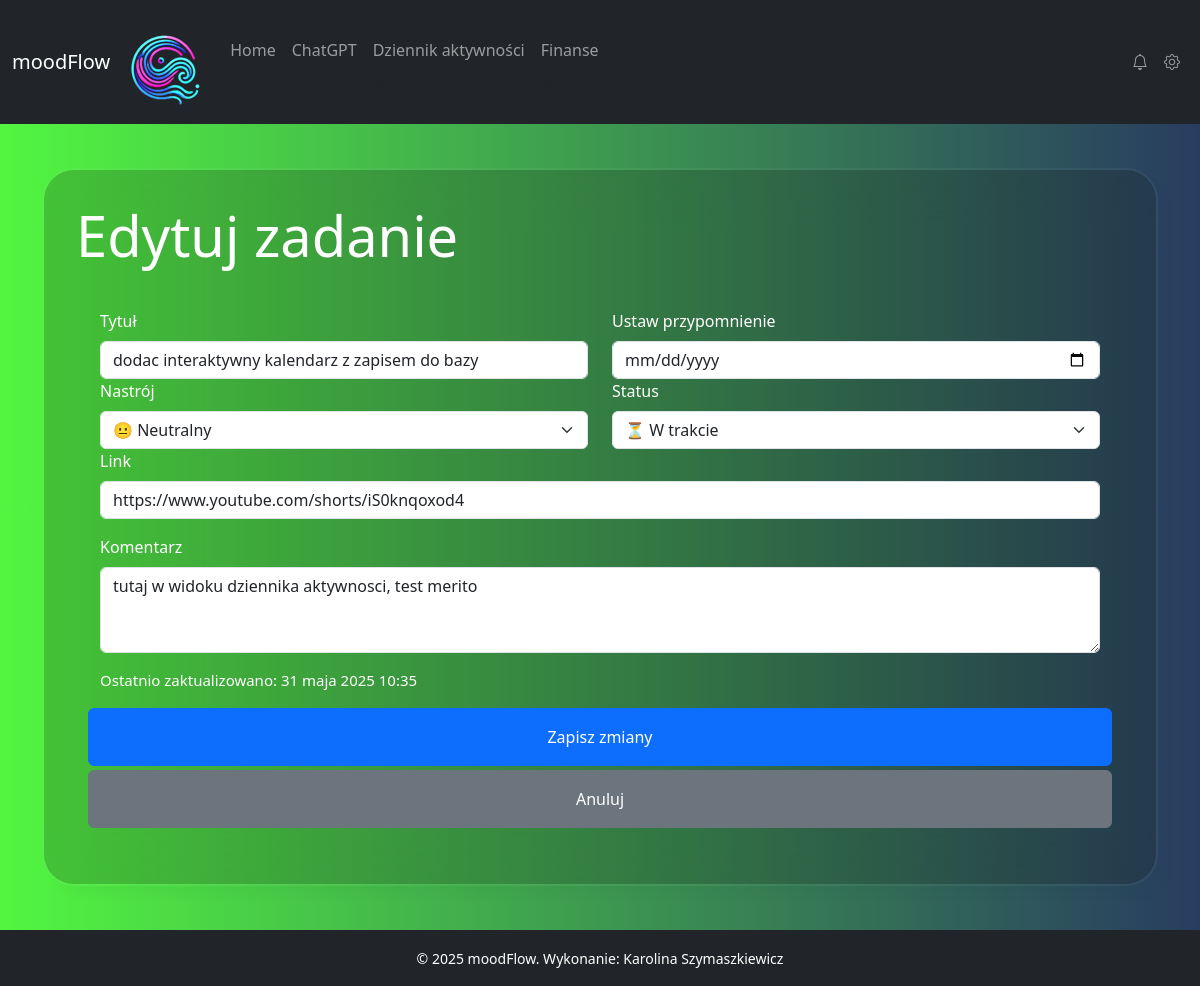
/edit/28/, run on the app's committed database.
### myapp/models.py (models this page shows, shortened)
class Task(models.Model):
    title = models.CharField(max_length=255)
    comment = models.TextField(blank=True, null=True)
    url = models.URLField(null=True, blank=True)
    mood_choice = models.CharField(choices=MOOD_CHOICES, max_length=20, default="neutral")
    status = models.CharField(choices=IDEA_STATUS, max_length=30, default="pending")
    created_at = models.DateTimeField(auto_now_add=True)
    updated_at = models.DateTimeField(null=True, blank=True)
    done_at = models.DateTimeField(null=True, blank=True)
    class Meta:
        verbose_name = "Zadanie"
        verbose_name_plural = "Zadania w dzienniku"
        ordering = ['created_at']

### myapp/views.py (the view)
# urls.py: path('edit/<int:task_id>/', edit_task, name='edit_task'),  # Edycja zadania
def edit_task(request, task_id):
    task = get_object_or_404(Task, id=task_id)
    if request.method == "POST":
        form = TaskForm(request.POST, instance=task)
        if form.is_valid():
            task = form.save(commit=False)
            task.updated_at = timezone.now()
            task.save()
            return redirect("todo_list")
    else:
        form = TaskForm(instance=task)
    return render(request, "myapp/edit_task.html", {"form": form, "task": task, "task.updated_at": task.updated_at})

### myapp/forms.py
class TaskForm(forms.ModelForm):
    class Meta:
        model = Task
        fields = ["title", "comment", "url", "mood_choice", "status"]  # fields inside form
        widgets = {
            "title": forms.TextInput(attrs={"class": "form-control", "placeholder": "Wpisz tytuł zadania"}),
            "comment": forms.Textarea(attrs={"class": "form-control", "rows": 3, "placeholder": "Dodatkowe uwagi"}),
            "url": forms.URLInput(attrs={"class": "form-control", "placeholder": "Dodaj opcjonalny link"}),
            "mood_choice": forms.Select(attrs={"class": "form-select"}),
            "status": forms.Select(attrs={"class": "form-select"}),
        }

### myapp/context_processors.py (called while the page is built)
def global_context(request):
    return {
        'year': datetime.now().year
    }

### myapp/templates/myapp/edit_task.html (shortened to what this page needs)
{% extends 'base.html' %}
{% block content %}
    <h1 class="display-4 text-white mb-3">Edytuj zadanie</h1>
    <form method="POST" class="row p-4">
        <div class="col-md-6">
            <label for="{{ form.title.id }}" class="form-label">Tytuł</label>
            {{ form.title }}
        </div>
        <div class="col-md-6">
                   <label for="task-date" class="form-label">Ustaw przypomnienie</label>
                           <input type="date" class="form-control" id="task-date" name="task_date">
                      </div>
        <div class="col-md-6">
            <label for="id_mood_choice" class="form-label">Nastrój</label>
            {{ form.mood_choice }}
        </div>
        <div class="col-md-6">
            <label for="id_status" class="form-label">Status</label>
            {{ form.status }}
        </div>
        <div class="mb-3">
            <label for="id_url" class="form-label">Link</label>
            {{ form.url }}
        </div>
        <div class="col-12">
            <label for="id_comment" class="form-label">Komentarz</label>
            {{ form.comment }}
        </div>
        <br>
        {% if task.updated_at %}
            <p class="mt-3" style="font-size: 15px">Ostatnio zaktualizowano:  {{ task.updated_at }}</p>
            {% else %}
            <p class="mt-3" style="font-size: 15px">To zadanie nie było jeszcze aktualizowane</p>
        {% endif %}
        <button type="submit" class="btn btn-primary mb-1 py-3">Zapisz zmiany</button>
        <a href="{% url 'todo_list' %}" class="btn btn-secondary py-3">Anuluj</a>
    </form>
{% endblock %}

### data on the page
Task: title "dodac interaktywny kalendarz z zapisem do bazy", mood_choice "😐 Neutralny", status "⏳ W trakcie", url "https://www.youtube.com/shorts/iS0knqoxod4", comment "tutaj w widoku dziennika aktywnosci, test merito", updated_at "31 maja 2025 10:35"
